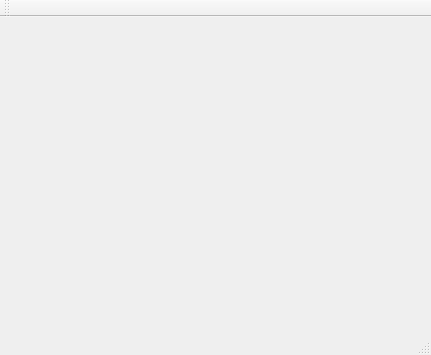
<?xml version="1.0" encoding="UTF-8"?>
<ui version="4.0">
 <class>MainWindow</class>
 <widget class="QMainWindow" name="MainWindow">
  <property name="geometry">
   <rect>
    <x>0</x>
    <y>0</y>
    <width>431</width>
    <height>355</height>
   </rect>
  </property>
  <property name="sizePolicy">
   <sizepolicy hsizetype="Expanding" vsizetype="Expanding">
    <horstretch>0</horstretch>
    <verstretch>0</verstretch>
   </sizepolicy>
  </property>
  <property name="windowTitle">
   <string>MainWindow</string>
  </property>
  <widget class="QWidget" name="centralWidget">
   <property name="sizePolicy">
    <sizepolicy hsizetype="Maximum" vsizetype="Maximum">
     <horstretch>0</horstretch>
     <verstretch>0</verstretch>
    </sizepolicy>
   </property>
  </widget>
  <widget class="QMenuBar" name="menuBar">
   <property name="geometry">
    <rect>
     <x>0</x>
     <y>0</y>
     <width>431</width>
     <height>17</height>
    </rect>
   </property>
  </widget>
  <widget class="QToolBar" name="mainToolBar">
   <attribute name="toolBarArea">
    <enum>TopToolBarArea</enum>
   </attribute>
   <attribute name="toolBarBreak">
    <bool>false</bool>
   </attribute>
  </widget>
  <widget class="QStatusBar" name="statusBar"/>
 </widget>
 <layoutdefault spacing="6" margin="11"/>
 <resources/>
 <connections/>
</ui>
